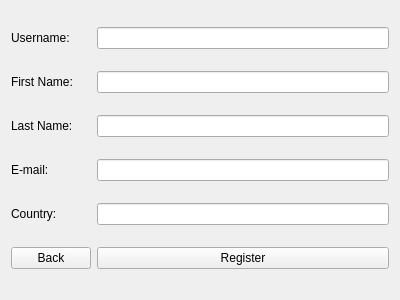
<?xml version="1.0" encoding="UTF-8"?>
<ui version="4.0">
 <class>Form</class>
 <widget class="QWidget" name="Form">
  <property name="geometry">
   <rect>
    <x>0</x>
    <y>0</y>
    <width>400</width>
    <height>300</height>
   </rect>
  </property>
  <property name="windowTitle">
   <string>Form</string>
  </property>
  <layout class="QGridLayout" name="gridLayout">
   <item row="0" column="0">
    <widget class="QLabel" name="label">
     <property name="text">
      <string>Username:</string>
     </property>
    </widget>
   </item>
   <item row="3" column="1">
    <widget class="QLineEdit" name="email"/>
   </item>
   <item row="1" column="0">
    <widget class="QLabel" name="label_2">
     <property name="text">
      <string>First Name:</string>
     </property>
    </widget>
   </item>
   <item row="4" column="1">
    <widget class="QLineEdit" name="country"/>
   </item>
   <item row="2" column="0">
    <widget class="QLabel" name="label_3">
     <property name="text">
      <string>Last Name:</string>
     </property>
    </widget>
   </item>
   <item row="2" column="1">
    <widget class="QLineEdit" name="lastName"/>
   </item>
   <item row="1" column="1">
    <widget class="QLineEdit" name="firstName"/>
   </item>
   <item row="0" column="1">
    <widget class="QLineEdit" name="username"/>
   </item>
   <item row="3" column="0">
    <widget class="QLabel" name="label_4">
     <property name="text">
      <string>E-mail:</string>
     </property>
    </widget>
   </item>
   <item row="4" column="0">
    <widget class="QLabel" name="label_5">
     <property name="text">
      <string>Country:</string>
     </property>
    </widget>
   </item>
   <item row="5" column="0">
    <widget class="QPushButton" name="backButton">
     <property name="text">
      <string>Back</string>
     </property>
    </widget>
   </item>
   <item row="5" column="1">
    <widget class="QPushButton" name="registerButton">
     <property name="text">
      <string>Register</string>
     </property>
    </widget>
   </item>
  </layout>
 </widget>
 <resources/>
 <connections/>
</ui>
